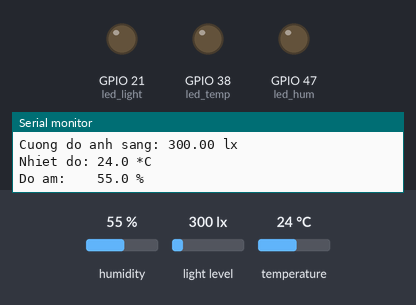
Recording of a sketch running on a simulated ESP32-S3. On the bench: output pins drawn as LEDs (lit = HIGH), the last lines printed to the serial monitor. The test bench sets the inputs (shaded band); at power-on: humidity 55 %, light level 300 lx, temperature 24 °C. Pins used as bus, display or sensor lines are not drawn.

Above: at 2.7 s.
2.8 s: humidity set to 69 %
4.7 s: humidity set to 73 %
At 6.7 s:
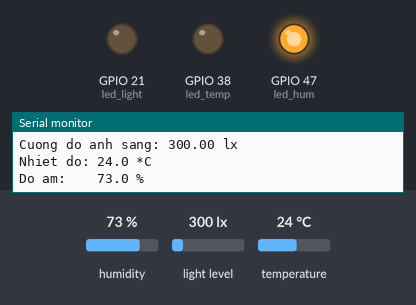
7.0 s: light level set to 53 lx
8.8 s: light level set to 43 lx
At 10.5 s:
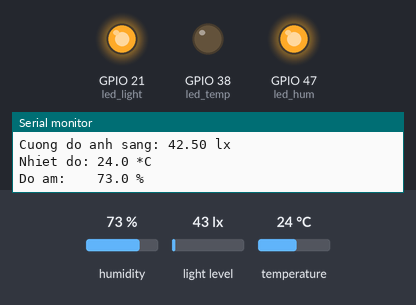
11.1 s: humidity set to 22 %
At 12.8 s:
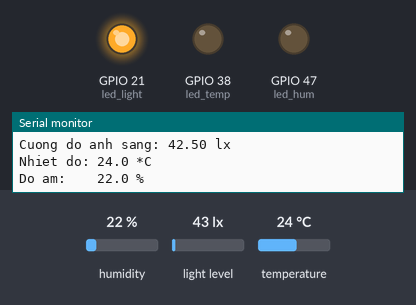
13.1 s: temperature set to 29.3 °C
14.8 s: temperature set to 30.5 °C
At 16.7 s:
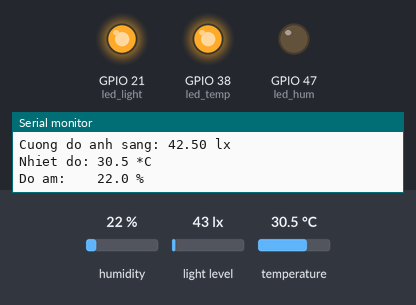
Timing chart, 0 to 18.2 s (numbered marks = the images above; inputs shaded):
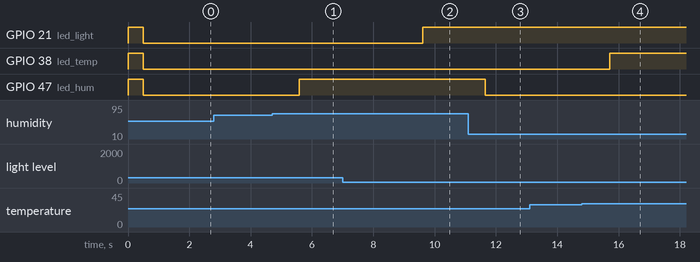

Measured:
- the behaviour switches between 70 and 71 % on humidity (found by bisection; images 0 and 1)
- the behaviour switches between 50 and 49 lx on light level (found by bisection; images 1 and 2)
- the behaviour switches between 30 and 30.1 °C on temperature (found by bisection; images 3 and 4)
- after the input at 4.7 s, GPIO 47 (led_hum): LOW → HIGH after 0.88 s
- after the input at 8.8 s, GPIO 21 (led_light): LOW → HIGH after 0.81 s
- after the input at 11.1 s, GPIO 47 (led_hum): HIGH → LOW after 0.56 s
- after the input at 14.8 s, GPIO 38 (led_temp): LOW → HIGH after 0.91 s

The sketch:

sketch_nov9a.ino
```cpp
#include <Wire.h>
#include <DHT20.h>
#include <BH1750.h>

// ---------- Chân phần cứng ----------
const int mySDA = 4;
const int mySCL = 5;

const int led_temp  = 38;
const int led_hum   = 47;
const int led_light = 21;

// Chân GPIO cấp nguồn cho cảm biến (qua MOSFET/load switch).
// Chưa đấu dây kiểu này thì để -1, code sẽ bỏ qua power-cycle.
const int SENSOR_PWR_PIN = -1;

// ---------- Cấu hình ----------
const uint32_t I2C_FREQ       = 100000;
const int      MAX_FAIL_COUNT = 3;
const float    LUX_THRESHOLD  = 50.0;
const float    TEMP_THRESHOLD = 30.0;
const float    HUM_THRESHOLD  = 70.0;

BH1750 lightMeter;
DHT20 DHT;

int bhFailCount  = 0;
int dhtFailCount = 0;
bool bhReady     = false;

// ---------- Hàm hỗ trợ ----------

// Bơm 9 xung clock để slave đang kẹt nhả SDA, rồi gửi STOP
void i2cBusRecover() {
  Wire.end();
  pinMode(mySDA, INPUT_PULLUP);
  pinMode(mySCL, OUTPUT);

  for (int i = 0; i < 9; i++) {
    digitalWrite(mySCL, LOW);  delayMicroseconds(5);
    digitalWrite(mySCL, HIGH); delayMicroseconds(5);
  }

  // Điều kiện STOP
  pinMode(mySDA, OUTPUT);
  digitalWrite(mySDA, LOW);  delayMicroseconds(5);
  digitalWrite(mySCL, HIGH); delayMicroseconds(5);
  digitalWrite(mySDA, HIGH); delayMicroseconds(5);

  pinMode(mySDA, INPUT_PULLUP);
  Wire.begin(mySDA, mySCL, I2C_FREQ);
}

// Tắt/mở nguồn cảm biến (chỉ chạy nếu có chân PWR)
void sensorPowerCycle() {
  if (SENSOR_PWR_PIN < 0) return;
  digitalWrite(SENSOR_PWR_PIN, LOW);
  delay(500);
  digitalWrite(SENSOR_PWR_PIN, HIGH);
  delay(200);
}

bool initBH1750() {
  bhReady = lightMeter.begin(BH1750::CONTINUOUS_HIGH_RES_MODE, 0x23, &Wire);
  return bhReady;
}

bool initDHT() {
  DHT.begin();
  return DHT.isConnected();
}

// Phục hồi: nguồn -> bus -> khởi tạo lại cảm biến
void recoverSensors() {
  Serial.println("[RECOVER] Dang phuc hoi cam bien...");
  sensorPowerCycle();
  i2cBusRecover();

  Serial.println(initBH1750() ? "[OK] BH1750 phuc hoi thanh cong"
                              : "[ERROR] BH1750 van loi");
  Serial.println(initDHT() ? "[OK] DHT phuc hoi thanh cong"
                           : "[ERROR] DHT van loi");

  bhFailCount = 0;
  dhtFailCount = 0;
}

// ---------- Setup ----------
void setup() {
  Serial.begin(115200);
  while (!Serial) delay(10);
  Serial.println("\n=== KIEM TRA SENSOR & LED ESP32-S3 ===");

  pinMode(led_temp, OUTPUT);
  pinMode(led_hum, OUTPUT);
  pinMode(led_light, OUTPUT);

  // Chớp LED lúc khởi động
  digitalWrite(led_temp, HIGH);
  digitalWrite(led_hum, HIGH);
  digitalWrite(led_light, HIGH);
  delay(500);
  digitalWrite(led_temp, LOW);
  digitalWrite(led_hum, LOW);
  digitalWrite(led_light, LOW);

  // Cấp nguồn cảm biến qua GPIO (nếu có)
  if (SENSOR_PWR_PIN >= 0) {
    pinMode(SENSOR_PWR_PIN, OUTPUT);
    digitalWrite(SENSOR_PWR_PIN, LOW);
    delay(300);
    digitalWrite(SENSOR_PWR_PIN, HIGH);
    delay(200);
  }

  // Giải phóng bus nếu cảm biến đang kẹt từ lần trước
  i2cBusRecover();

  Serial.println(initBH1750() ? "[OK] BH1750 khoi tao thanh cong!"
                              : "[ERROR] Khong tim thay BH1750! Kiem tra day I2C/nguon.");
  Serial.println(initDHT() ? "[OK] DHT khoi tao thanh cong!"
                           : "[ko OK] DHT khoi tao ko thanh cong!");

  delay(1000);
}

// ---------- Loop ----------
void loop() {
  Serial.println("----------------------------------------");

  // --- BH1750 ---
  bool bhOk = false;
  if (bhReady && lightMeter.measurementReady()) {
    float lux = lightMeter.readLightLevel();
    if (lux >= 0) {                      // lux < 0 là lỗi đọc
      bhOk = true;
      bhFailCount = 0;
      Serial.print("Cuong do anh sang: ");
      Serial.print(lux);
      Serial.println(" lx");
      digitalWrite(led_light, (lux < LUX_THRESHOLD) ? HIGH : LOW);
    }
  }
  if (!bhOk) {
    bhFailCount++;
    Serial.print("Loi: Khong doc duoc BH1750 (lan ");
    Serial.print(bhFailCount);
    Serial.println(")");
  }

  // --- DHT20 ---
  int status = DHT.read();
  if (status == DHT20_OK) {
    dhtFailCount = 0;
    float temp = DHT.getTemperature();
    float hum  = DHT.getHumidity();

    Serial.print("Nhiet do: ");
    Serial.print(temp, 1);
    Serial.println(" *C");
    Serial.print("Do am:    ");
    Serial.print(hum, 1);
    Serial.println(" %");

    digitalWrite(led_temp, (temp > TEMP_THRESHOLD) ? HIGH : LOW);
    digitalWrite(led_hum,  (hum > HUM_THRESHOLD) ? HIGH : LOW);
  } else {
    dhtFailCount++;
    Serial.print("Loi doc DHT, ma loi: ");
    Serial.println(status);
  }

  // --- Tự phục hồi nếu lỗi liên tiếp ---
  if (bhFailCount >= MAX_FAIL_COUNT || dhtFailCount >= MAX_FAIL_COUNT) {
    recoverSensors();
  }

  delay(2000);
}
```
